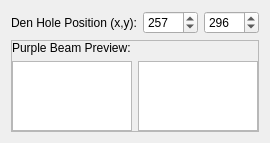
                <widget class="QWidget" name="scrollAreaWidgetContents_2">
                 <property name="geometry">
                  <rect>
                   <x>0</x>
                   <y>0</y>
                   <width>252</width>
                   <height>125</height>
                  </rect>
                 </property>
                 <layout class="QVBoxLayout" name="verticalLayout_10">
                  <property name="leftMargin">
                   <number>11</number>
                  </property>
                  <property name="topMargin">
                   <number>11</number>
                  </property>
                  <property name="rightMargin">
                   <number>11</number>
                  </property>
                  <property name="bottomMargin">
                   <number>11</number>
                  </property>
                  <item>
                   <layout class="QHBoxLayout" name="horizontalLayout_11">
                    <item>
                     <widget class="QLabel" name="label_34">
                      <property name="text">
                       <string>Den Hole Position (x,y):</string>
                      </property>
                     </widget>
                    </item>
                    <item>
                     <widget class="QSpinBox" name="SP2_SB_X">
                      <property name="minimumSize">
                       <size>
                        <width>55</width>
                        <height>0</height>
                       </size>
                      </property>
                      <property name="maximum">
                       <number>1140</number>
                      </property>
                      <property name="singleStep">
                       <number>1</number>
                      </property>
                      <property name="value">
                       <number>257</number>
                      </property>
                     </widget>
                    </item>
                    <item>
                     <widget class="QSpinBox" name="SP2_SB_Y">
                      <property name="minimumSize">
                       <size>
                        <width>55</width>
                        <height>0</height>
                       </size>
                      </property>
                      <property name="maximum">
                       <number>496</number>
                      </property>
                      <property name="singleStep">
                       <number>1</number>
                      </property>
                      <property name="value">
                       <number>296</number>
                      </property>
                     </widget>
                    </item>
                    <item>
                     <spacer name="horizontalSpacer_3">
                      <property name="orientation">
                       <enum>Qt::Horizontal</enum>
                      </property>
                      <property name="sizeHint" stdset="0">
                       <size>
                        <width>40</width>
                        <height>20</height>
                       </size>
                      </property>
                     </spacer>
                    </item>
                   </layout>
                  </item>
                  <item>
                   <widget class="QFrame" name="SP2_Frame_Hide">
                    <property name="frameShape">
                     <enum>QFrame::StyledPanel</enum>
                    </property>
                    <property name="frameShadow">
                     <enum>QFrame::Raised</enum>
                    </property>
                    <layout class="QVBoxLayout" name="verticalLayout_11">
                     <property name="leftMargin">
                      <number>0</number>
                     </property>
                     <property name="topMargin">
                      <number>0</number>
                     </property>
                     <property name="rightMargin">
                      <number>0</number>
                     </property>
                     <property name="bottomMargin">
                      <number>0</number>
                     </property>
                     <item>
                      <widget class="QLabel" name="label_26">
                       <property name="text">
                        <string>Purple Beam Preview:</string>
                       </property>
                      </widget>
                     </item>
                     <item>
                      <layout class="QHBoxLayout" name="horizontalLayout_12">
                       <item>
                        <widget class="QGraphicsView" name="SP2_GV_Preview"/>
                       </item>
                       <item>
                        <widget class="QGraphicsView" name="SP2_GV_PreviewMasked"/>
                       </item>
                      </layout>
                     </item>
                    </layout>
                   </widget>
                  </item>
                  <item>
                   <spacer name="verticalSpacer_2">
                    <property name="orientation">
                     <enum>Qt::Vertical</enum>
                    </property>
                    <property name="sizeHint" stdset="0">
                     <size>
                      <width>20</width>
                      <height>40</height>
                     </size>
                    </property>
                   </spacer>
                  </item>
                 </layout>
                </widget>
